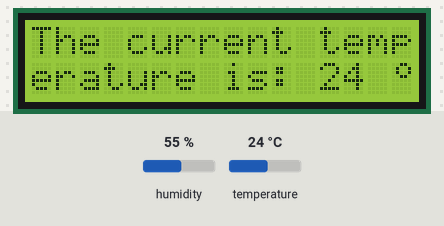
Bench run of a sketch on a simulated Arduino Uno, built with avr-gcc and run on an emulated ATmega328P. Parts: 16×2 character LCD. The inputs (shaded band) are chosen by the test bench; at power-on: humidity 55 %, temperature 24 °C.

Above: at 1.2 s.
1.3 s: humidity set to 22 %
At 10.2 s:
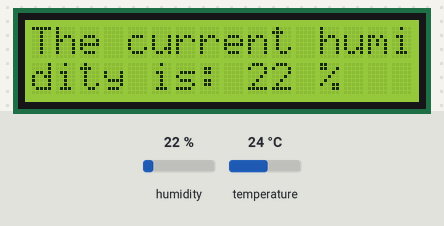
13.2 s: temperature set to 12 °C
At 18.5 s:
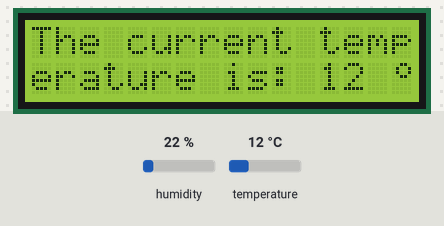
22.7 s: humidity set to 40 %
At 28.2 s:
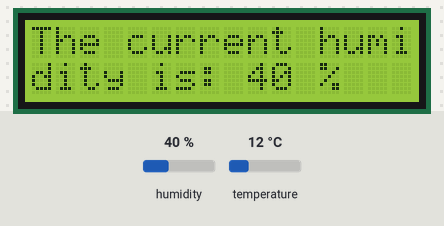
31.7 s: temperature set to 19 °C
At 37.7 s:
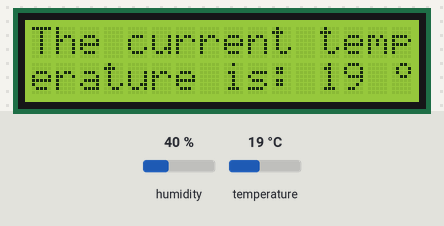
Timing chart, 0 to 39.2 s (numbered marks = the images above; inputs shaded):
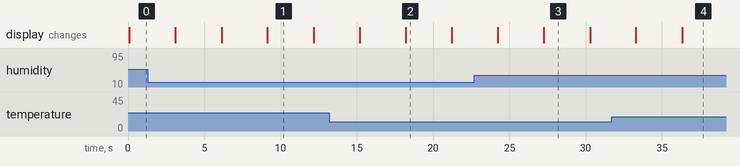

Measured:
- after the input at 1.3 s, the display: first differs from a run without the input after 7.8 s (image 1)
- after the input at 13.2 s, the display: first differs from a run without the input after 5.0 s (image 2)
- after the input at 22.7 s, the display: first differs from a run without the input after 4.6 s (image 3)
- after the input at 31.7 s, the display: first differs from a run without the input after 4.6 s (image 4)
- what the display in image 1 shows lasts 3.1 s, from 9.1 s to 12.2 s

The sketch:

gdsc_dht_lc.ino
```cpp
/*
  Mini Weather STation

  The project is designed to measure the temperature
  and humidity and output it on a display.

  This sketch demonstrates the use the DHT11 sensor and LCD module
  Using the LiquidCrystal and DFRobot_DHT11 library

  The circuit:
  LCD:
   LCD RS pin to digital pin 12
   LCD Enable pin to digital pin 11
   LCD D4 pin to digital pin 5
   LCD D5 pin to digital pin 4
   LCD D6 pin to digital pin 3
   LCD D7 pin to digital pin 2
   LCD R/W pin to ground
   10K resistor:
  DHT:
   ends to +5V and ground
   wiper/signal to LCD VO pin (pin 3)

  written by Busoye Tolulope Matthew
  GDSC UI Hardware/IOT

*/

// include the library code:
#include <LiquidCrystal.h>
#include <DFRobot_DHT11.h>
// define pin in which the dht11 is connected to
#define DHT11_PIN 7

// initialize the library by associating any needed LCD interface pin
// with the arduino pin number it is connected to
const int rs = 12, en = 11, d4 = 5, d5 = 4, d6 = 3, d7 = 2;
LiquidCrystal lcd(rs, en, d4, d5, d6, d7);
DFRobot_DHT11 DHT;
// Declare the bit array for the degree symbol to be displayed by the lcd module
byte customChar[8] = {
  0b00110,
  0b01001,
  0b01001,
  0b00110,
  0b00000,
  0b00000,
  0b00000,
  0b00000
};

void setup() {
  // set up the LCD's number of columns and rows:

  lcd.createChar(2, customChar);
  lcd.begin(16, 2);

//  lcd.write((uint8_t)2);
}


void loop() {
  // set the cursor to (0,0):

    char buffer[50] = {0};

    DHT.read(DHT11_PIN);
    sprintf(buffer, "The current temperature is: %d %cC", DHT.temperature,2);
    lcdPrint(buffer);

    delay(3000);
    sprintf(buffer, "The current humidity is: %d %%", DHT.humidity);
    lcdPrint(buffer);

    delay(3000);

}


// A print function to print a string on the lcd module
void lcdPrint(const char* string) {
  lcd.clear();
  lcd.noAutoscroll();
  lcd.setCursor(0, 0);
  int i = 0;
  while (i < strlen(string)) {
    if (i == 16) {
      lcd.setCursor(0, 1);
    }

    lcd.print(string[i]);
    i++;
  }
  lcd.noAutoscroll();
}
```
